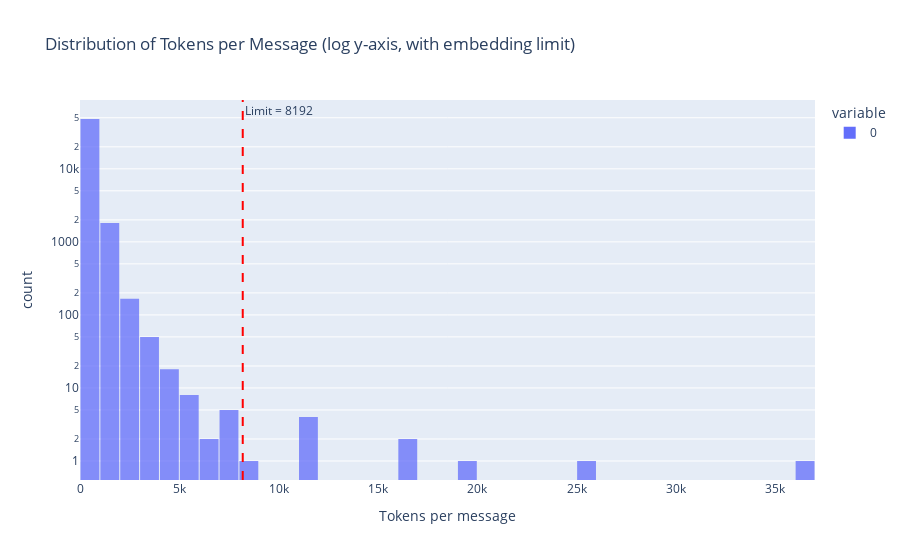

Notebook code for this chart:
### Code cell
import plotly.express as px
import plotly.graph_objects as go

MAX_TOKENS = 8192  # embedding model limit

fig = px.histogram(
    token_counts, nbins=50,
    title="Distribution of Tokens per Message (log y-axis, with embedding limit)",
    labels={"value": "Tokens per message", "count": "Number of messages"},
    opacity=0.75
)

# Add vertical line for the token limit
fig.add_vline(
    x=MAX_TOKENS,
    line_dash="dash",
    line_color="red",
    annotation_text=f"Limit = {MAX_TOKENS}",
    annotation_position="top right"
)

# Set y-axis log scale
fig.update_layout(
    yaxis_type="log",
    bargap=0.05
)

fig.show()

### Figure 1 — Plotly figure (JSON) as saved in the notebook; plotly's stock layout.template omitted (floating-point values rounded to 4 significant figures; data arrays with more than 128 entries replaced by an {"elided": "..."} marker saying what was removed)
{"data": [{"alignmentgroup": "True", "bingroup": "x", "hovertemplate": "variable=0<br>Tokens per message=%{x}<br>count=%{y}<extra></extra>", "legendgroup": "0", "marker": {"color": "#636efa", "opacity": 0.75, "pattern": {"shape": ""}}, "name": "0", "nbinsx": 50, "offsetgroup": "0", "orientation": "v", "showlegend": true, "type": "histogram", "x": {"elided": "50167 int values"}, "xaxis": "x", "yaxis": "y"}], "layout": {"annotations": [{"showarrow": false, "text": "Limit = 8192", "x": 8192, "xanchor": "left", "xref": "x", "y": 1, "yanchor": "top", "yref": "y domain"}], "bargap": 0.05, "barmode": "relative", "legend": {"title": {"text": "variable"}, "tracegroupgap": 0}, "shapes": [{"line": {"color": "red", "dash": "dash"}, "type": "line", "x0": 8192, "x1": 8192, "xref": "x", "y0": 0, "y1": 1, "yref": "y domain"}], "title": {"text": "Distribution of Tokens per Message (log y-axis, with embedding limit)"}, "xaxis": {"anchor": "y", "domain": [0, 1], "title": {"text": "Tokens per message"}}, "yaxis": {"anchor": "x", "domain": [0, 1], "title": {"text": "count"}, "type": "log"}}}
